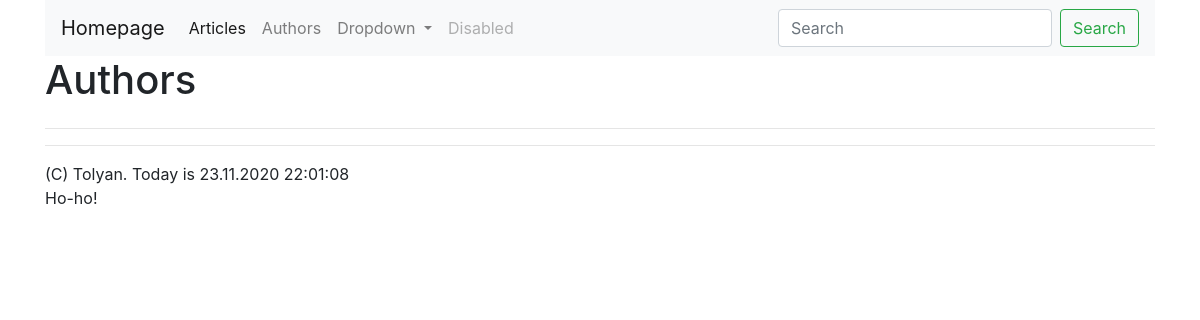
/authors/, run on an earlier commit of the app's database.
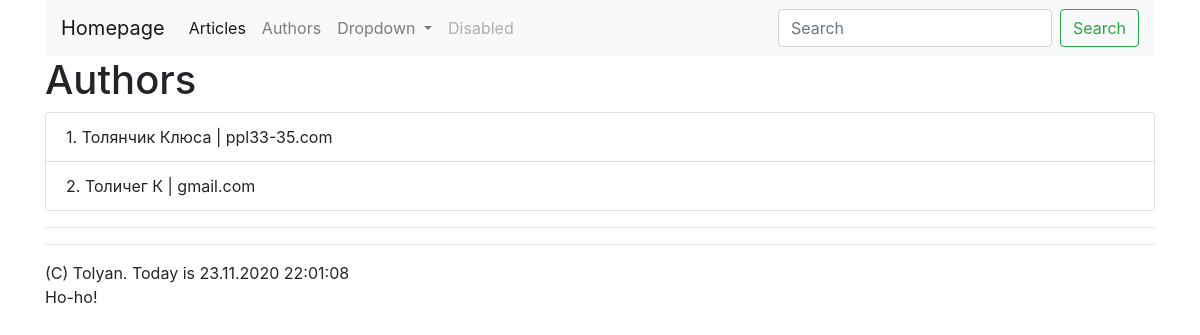
And on a later commit of the database.
### authors/models.py (models this page shows)
class Author(models.Model):
    objects = None
    class Meta:
        verbose_name = 'Аффтар'
        verbose_name_plural = 'Аффтары'
    LEVELS = (
        ('J', 'Junior'),
        ('M', 'Middle'),
        ('S', 'Senior')
    )
    first_name = models.CharField(max_length=50)
    last_name = models.CharField(max_length=50)
    email = models.EmailField(null=True, default='none@no.no', blank='')
    level = models.CharField(max_length=1, choices=LEVELS)
    def __str__(self):
        return (
            f'{self.first_name} {self.last_name}'
        )

### authors/views.py (the view)
# urls.py: path('', views.IndexView.as_view(), name='index')
class IndexView(ListView):
    template_name = 'authors/index.html'
    model = Author
    context_object_name = 'authors'

### authors/templatetags/email_domain.py (called while the page is built)
@register.filter
@stringfilter
def cut_email_domain(value):
    if '@' in value:
        return value.partition('@')[2]
    else:
        return ''

### authors/templatetags/my_tags.py (called while the page is built)
@register.simple_tag
def joke(index=None):
    if index:
        try:
            return jokes[index]
        except IndexError:
            return jokes[len(jokes)-1]
    else:
        return choice(jokes)

@register.simple_tag
def page_info():
    return f'(C) Tolyan. Today is {datetime.today().strftime("%d.%m.%Y %H:%M:%S")}'

### authors/templates/authors/index.html (shortened to what this page needs)
{% extends 'authors/base.html' %}
{% load email_domain %}
{% block body %}
<h1>Authors</h1>
<div>
    <ul class="list-group">
        {% for author in authors %}
            <li class="list-group-item">
                {{ author.id }}. {{ author }} | {{ author.email|cut_email_domain }}
            </li>
        {% endfor %}
    </ul>
    <hr>
</div>
{% endblock %}

What changed in the data, as far as the page shows it:
added Author: id "1", first_name+last_name "Толянчик Клюса", email "ppl33-35.com"
added Author: id "2", first_name+last_name "Толичег К", email "gmail.com"
